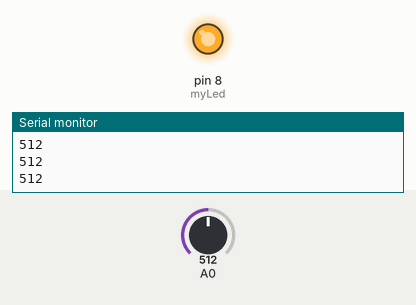
The sketch below on a simulated Arduino Uno, built with avr-gcc and run on an emulated ATmega328P. Shown: output pins drawn as LEDs (lit = HIGH), the last lines printed to the serial monitor. The test bench sets the inputs (shaded band); at power-on: A0 = 512.

Above: at 1.2 s.
1.3 s: A0 set to 983
2.8 s: A0 set to 1013
At 3.6 s:
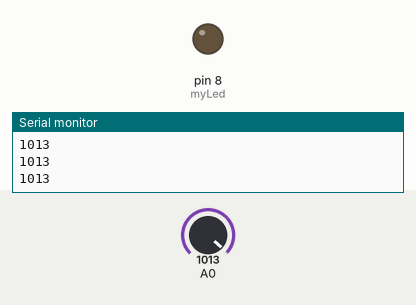
4.3 s: A0 set to 990
At 4.9 s:
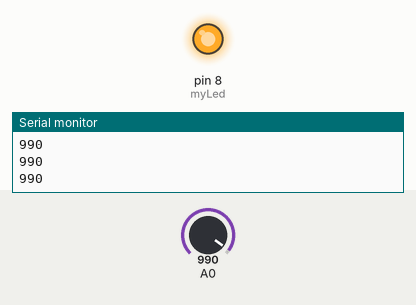
5.8 s: A0 set to 1010
At 6.3 s:
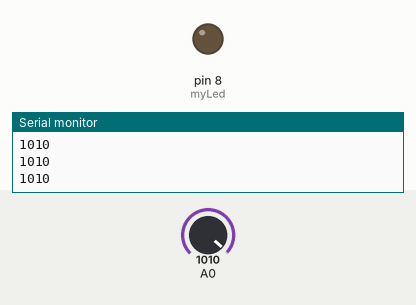
Timing chart, 0 to 8.3 s (numbered marks = the images above; inputs shaded):
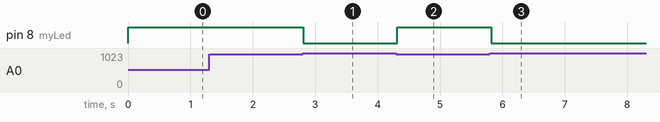

Measured:
- the behaviour switches between 999 and 1000 on A0 (found by bisection; images 0 and 1)
- after the input at 2.8 s, pin 8 (myLed): HIGH → LOW at once
- after the input at 4.3 s, pin 8 (myLed): LOW → HIGH at once
- after the input at 5.8 s, pin 8 (myLed): HIGH → LOW at once

The sketch:

Rain_Sensor.ino
```cpp
int myLed = 8;
void setup() {
  // put your setup code here, to run once:
Serial.begin(9600);
pinMode(myLed, OUTPUT);
}

void loop() {
  // put your main code here, to run repeatedly:
int sensorValue = analogRead(A0);

if(sensorValue < 1000)
{
  digitalWrite(myLed, HIGH);
  }
  else
  {
    digitalWrite(myLed, LOW);
    }

Serial.println(sensorValue);
delay(100);
}
```
